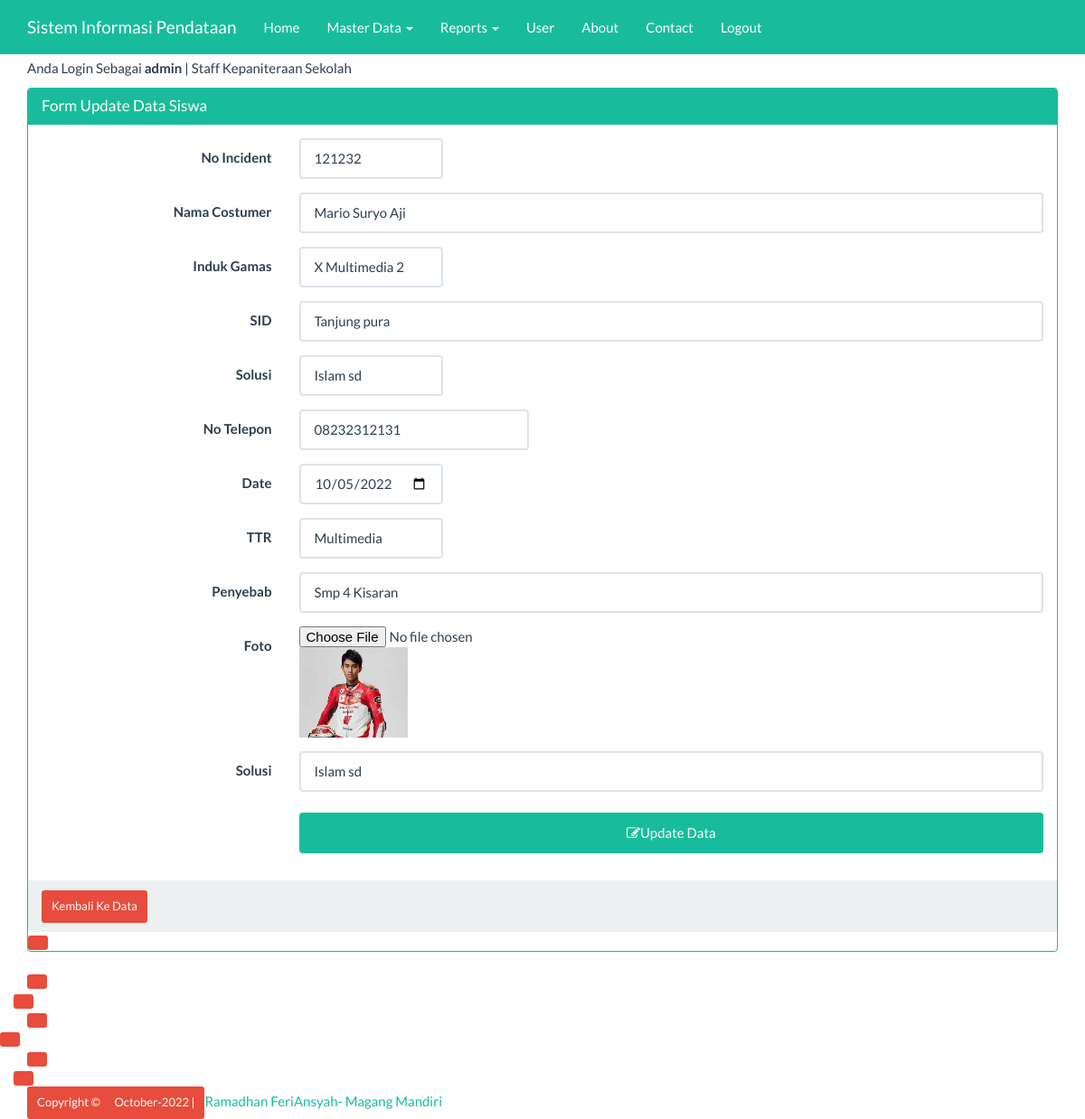
Page /index_admin.php?page=datasiswa&actions=edit&nis=121232 (signed in) on the committed database.
### tables this page shows
CREATE TABLE `datasiswa` (
  `nis` varchar(50) NOT NULL,
  `nama` varchar(25) NOT NULL,
  `kelas` varchar(255) NOT NULL,
  `alamat` varchar(20) NOT NULL,
  `gender` varchar(50) NOT NULL,
  `agama` varchar(25) NOT NULL,
  `no_telp` varchar(50) NOT NULL,
  `foto` varchar(255) NOT NULL,
  `thn_masuk` date NOT NULL,
  `Jurusan` varchar(50) NOT NULL,
  `asal_sekolah` varchar(500) NOT NULL,
  `Status` varchar(15) NOT NULL
);

### views/datasiswa_edit.php (the view, shortened to what this page needs)
<?php
$nis=$_GET['nis'];
$ambil=  mysqli_query($koneksi, "SELECT * FROM datasiswa WHERE nis ='$nis'") or die ("SQL Edit error");
$data= mysqli_fetch_array($ambil);
?>
<div class="container">
    <div class="row">
        <div class="col-xs-12">
            <div class="panel panel-success">
                <div class="panel-heading">
                    <h3 class="panel-title">Form Update Data Siswa</h3>
                </div>
                <div class="panel-body">
                     <form class="form-horizontal" action="" method="post">
                           <div class="form-group">
                            <label for="nis" class="col-sm-3 control-label">No Incident</label>
                            <div class="col-sm-2">
                                <input type="text" name="nis" value="<?=$data['nis']?>"class="form-control" id="inputEmail3" placeholder="No Incident">
                            </div>
                        </div>
						<div class="form-group">
                            <label for="nama" class="col-sm-3 control-label">Nama Costumer</label>
                            <div class="col-sm-9">
                                <input type="text" name="nama" value="<?=$data['nama']?>"class="form-control" id="inputEmail3" placeholder="Nama Costumer">
                            </div>
                        </div>
						<div class="form-group">
                            <label for="kelas" class="col-sm-3 control-label">Induk Gamas</label>
                            <div class="col-sm-2">
                                <input type="text" name="kelas" value="<?=$data['kelas']?>"class="form-control" id="inputEmail3" placeholder="input induk gamas">
                            </div>
                        </div>
						<div class="form-group">
                            <label for="alamat" class="col-sm-3 control-label">SID</label>
                            <div class="col-sm-9">
                                <input type="text" name="alamat" value="<?=$data['alamat']?>"class="form-control" id="inputEmail3" placeholder="input sid">
                            </div>
                        </div>
                        <div class="form-group">
                            <label for="agama" class="col-sm-3 control-label">Solusi</label>
                            <div class="col-sm-2 col-xs-9">
                                <input type="text" name="agama" value="<?=$data['agama']?>"class="form-control" id="inputEmail3" placeholder="Para Pihak">
                            </div>
                        </div>
                        <div class="form-group">
                            <label for="agama" class="col-sm-3 control-label">No Telepon</label>
                            <div class="col-sm-3">
                                <input type="text" name="no_telp" value="<?=$data['no_telp']?>" class="form-control" id="inputPassword3" placeholder="no_telp">
                            </div>
                        </div>
                        <div class="form-group">
                            <label class="col-sm-3 control-label">Date</label>
                            <div class="col-sm-2 col-xs-9">
                                 <input type="date" name="thn_masuk" value="<?=$data['thn_masuk']?>" class="form-control" id="inputPassword3" placeholder="Waktu Laporan">
                            </div>
                        </div>
                         <div class="form-group">
                            <label class="col-sm-3 control-label">TTR</label>
                            <div class="col-sm-2 col-xs-9">
                                 <input type="text" name="Jurusan" value="<?=$data['Jurusan']?>" class="form-control" id="inputPassword3" placeholder="Jurusan">
                            </div>
                        </div>
                         <div class="form-group">
                            <label class="col-sm-3 control-label">Penyebab</label>
                            <div class="col-sm-9">
                                 <input type="text" name="asal_sekolah" value="<?=$data['asal_sekolah']?>" class="form-control" id="inputPassword3" placeholder="Penyebab">
                            </div>
                        </div>
                        <div class="form-group">
                            <label for="foto" class="col-sm-3 control-label">Foto</label>
                            <div class="col-sm-3">
                                <input type="file" class="custom-file-input" name="foto" value="<?=$data['foto']?>"class="form-control">
                                <img src="foto/<?= $data['foto']?>" width="120" height="100">
                            </div>
                        </div>
                        <div class="form-group">
                            <label class="col-sm-3 control-label">Solusi</label>
                            <div class="col-sm-9">
                                 <input type="text" name="agama" value="<?=$data['agama']?>" class="form-control" id="inputPassword3" placeholder="Solusinya">
                            </div>
                        </div>
                        <div class="form-group">
                            <div class="col-sm-offset-3 col-sm-9">
                                <button type="submit" class="btn btn-success">
                                    <span class="fa fa-edit"></span>Update Data </button>
                            </div>
                        </div>
                    </form>
                </div>
                <div class="panel-footer">
                    <a href="?page=datasiswa&actions=tampil" class="btn btn-danger btn-sm">
                        Kembali Ke Data
                </div>
            </div>
        </div>
    </div>
</div>

### index_admin.php (style rules this page uses)
body { margin-top:65px; }
button { background-color: #4CAF50; color: white; padding: 14px 20px; margin: 8px 0; border: none; cursor: pointer; width: 100%; }

### rows in the picture
datasiswa: nis "121232", nama "Mario Suryo Aji", kelas "X Multimedia 2", alamat "Tanjung pura", agama "Islam sd", no_telp "08232312131", thn_masuk "10/05/2022", Jurusan "Multimedia", asal_sekolah "Smp 4 Kisaran", foto (picture)

### other values in the picture
$_SESSION['username'] "admin"
$_SESSION['ket'] "Staff Kepaniteraan Sekolah"
